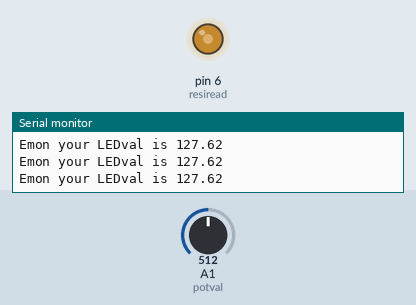
This sketch was run on a simulated Arduino Uno, built with avr-gcc and run on an emulated ATmega328P. Parts: output pins drawn as LEDs (lit = HIGH), the last lines printed to the serial monitor. The inputs (shaded band) are chosen by the test bench; at power-on: A1 (potval) = 512.

Above: at 1.2 s.
1.3 s: A1 (potval) set to 410
At 2.3 s:
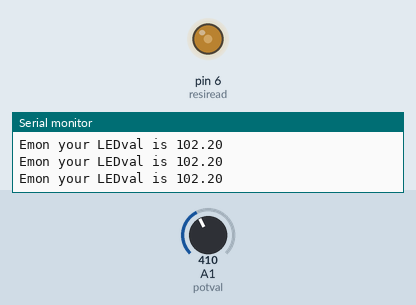
4.3 s: A1 (potval) set to 385
At 5.7 s:
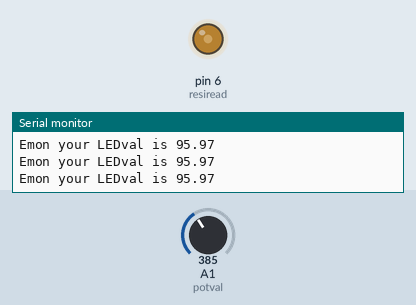
7.3 s: A1 (potval) set to 716
At 8.2 s:
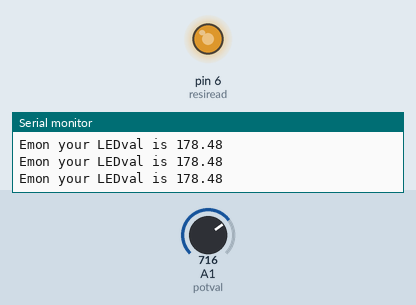
8.8 s: A1 (potval) set to 900
At 9.8 s:
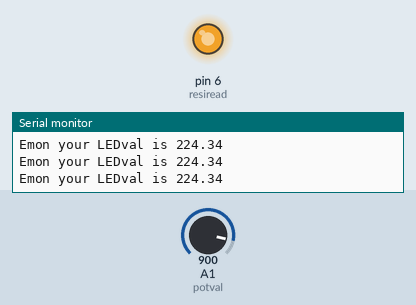
10.3 s: A1 (potval) set to 122
At 11.5 s:
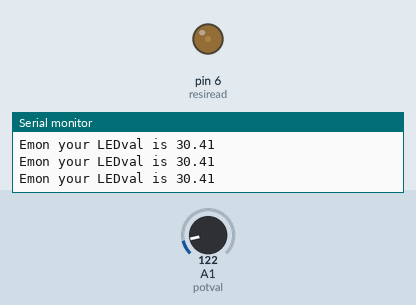
11.8 s: A1 (potval) set to 43
At 12.1 s:
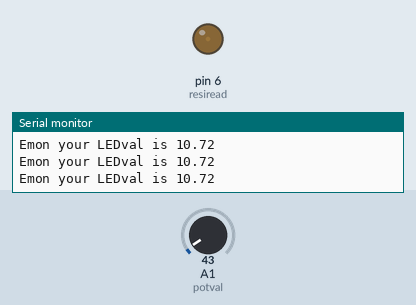
13.3 s: A1 (potval) set to 36
Timing chart, 0 to 16.3 s (numbered marks = the images above; inputs shaded):
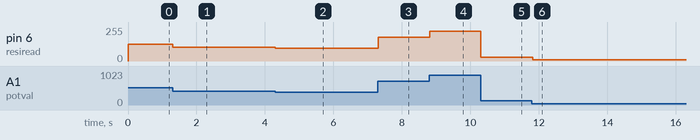

Measured:
- after the input at 1.3 s, pin 6 (resiread): 127/255 → 102/255 at once
- after the input at 4.3 s, pin 6 (resiread): 102/255 → 95/255 at once
- after the input at 7.3 s, pin 6 (resiread): 95/255 → 178/255 at once
- after the input at 8.8 s, pin 6 (resiread): 178/255 → 224/255 at once
- after the input at 10.3 s, pin 6 (resiread): 224/255 → 30/255 at once
- after the input at 11.8 s, pin 6 (resiread): 30/255 → 10/255 at once
- after the input at 13.3 s, pin 6 (resiread): 10/255 → 8/255 at once

The sketch:

Dimmable_LED_project_EmoMech_.ino
```cpp
/* Author: ZR Emon */
int potval=A1;
int resiread=6;
int readpot;
float LEDval;
String emo="Emon your LEDval is ";

void setup()
{
  pinMode(potval,INPUT);
  pinMode(resiread,OUTPUT);

  Serial.begin(9600);

}

void loop()
{

readpot=analogRead(potval);
LEDval=(255./1023.)*readpot;

analogWrite(resiread,LEDval);
Serial.print(emo);
Serial.println(LEDval);

}
```
